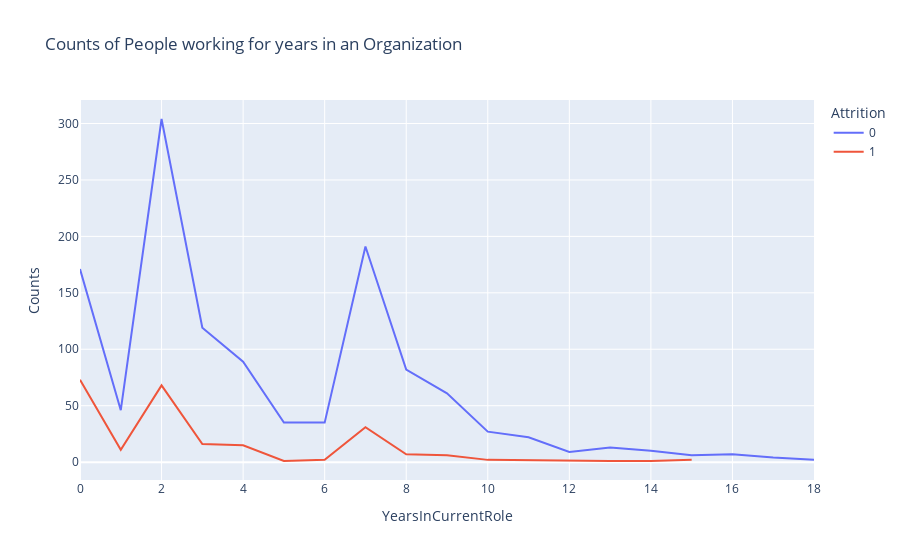

The cell this chart's notebook holds for it:
### Markdown cell above
## What is Affect of YearsInCurrRole on Attrition ?

### Code cell
yrscr_att=employee_data.groupby(['YearsInCurrentRole','Attrition']).apply(lambda x:x['DailyRate'].count()).reset_index(name='Counts')
px.line(yrscr_att,x='YearsInCurrentRole',y='Counts',color='Attrition',title='Counts of People working for years in an Organization')

### Figure 1 — Plotly figure (JSON) as saved in the notebook; plotly's stock layout.template omitted (floating-point values rounded to 4 significant figures)
{"data": [{"hovertemplate": "Attrition=0<br>YearsInCurrentRole=%{x}<br>Counts=%{y}<extra></extra>", "legendgroup": "0", "line": {"color": "#636efa", "dash": "solid"}, "marker": {"symbol": "circle"}, "mode": "lines", "name": "0", "orientation": "v", "showlegend": true, "type": "scatter", "x": [0, 1, 2, 3, 4, 5, 6, 7, 8, 9, 10, 11, 12, 13, 14, 15, 16, 17, 18], "xaxis": "x", "y": [171, 46, 304, 119, 89, 35, 35, 191, 82, 61, 27, 22, 9, 13, 10, 6, 7, 4, 2], "yaxis": "y"}, {"hovertemplate": "Attrition=1<br>YearsInCurrentRole=%{x}<br>Counts=%{y}<extra></extra>", "legendgroup": "1", "line": {"color": "#EF553B", "dash": "solid"}, "marker": {"symbol": "circle"}, "mode": "lines", "name": "1", "orientation": "v", "showlegend": true, "type": "scatter", "x": [0, 1, 2, 3, 4, 5, 6, 7, 8, 9, 10, 12, 13, 14, 15], "xaxis": "x", "y": [73, 11, 68, 16, 15, 1, 2, 31, 7, 6, 2, 1, 1, 1, 2], "yaxis": "y"}], "layout": {"legend": {"title": {"text": "Attrition"}, "tracegroupgap": 0}, "title": {"text": "Counts of People working for years in an Organization"}, "xaxis": {"anchor": "y", "domain": [0, 1], "title": {"text": "YearsInCurrentRole"}}, "yaxis": {"anchor": "x", "domain": [0, 1], "title": {"text": "Counts"}}}}
